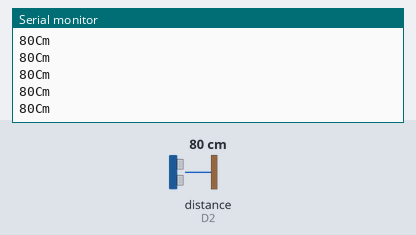
Bench run of a sketch on a simulated ESP8266 (NodeMCU). Shown: the last lines printed to the serial monitor. Wiring (inferred from the names in the program): ultrasonic range finder: trigger D1; echo D2. The inputs (shaded band) are chosen by the test bench; at power-on: distance to the obstacle (sensor on D2) 80 cm. The echo pulse lasts 58.3 µs per cm; WiFi joins after 1.5 s; servers stay silent unless stated.

Above: at 3.0 s.
3.1 s: distance to the obstacle (sensor on D2) set to 2 cm
At 3.18 s:
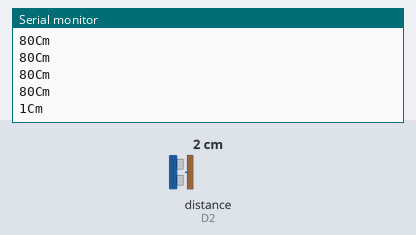
4.6 s: distance to the obstacle (sensor on D2) set to 4 cm
At 4.6 s:
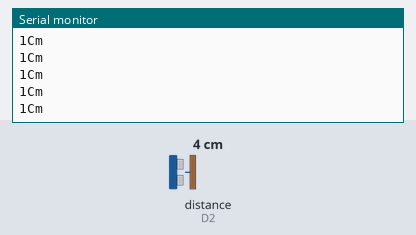
Timing chart, 0 to 7.6 s (numbered marks = the images above; inputs shaded):
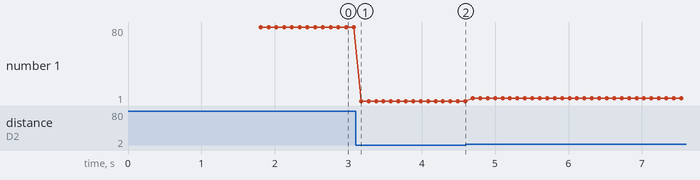

The sketch:

garbase_monitoring_thorugh_nodemuc.ino
```cpp
//----inculde the requried library---//
#define BLYNK_PRINT Serial
#include <ESP8266WiFi.h> ////---- Wifi module library---/
#include <BlynkSimpleEsp8266.h>  //--Blynk library---///
//----define triger and echo pin-----///
#define TRIGGERPIN D1
#define ECHOPIN    D2
//---- define token, ssid and password---////
char auth[] = "rjZZzaRHBZdJl-DTt9uM5nK0WOM9Vi0k";
char ssid[] = "noobwifi_wlink";
char pass[] = "12345zxcvb";

void setup()
{
  // Debug console
  Serial.begin(9600);
  pinMode(TRIGGERPIN, OUTPUT);
  pinMode(ECHOPIN, INPUT);
  Blynk.begin(auth, ssid, pass);
}

void loop()
{
  long duration, distance;
  digitalWrite(TRIGGERPIN, LOW);
  delayMicroseconds(3);
  digitalWrite(TRIGGERPIN, HIGH);
  delayMicroseconds(12);
  digitalWrite(TRIGGERPIN, LOW);
  duration = pulseIn(ECHOPIN, HIGH); /////---measure the duration or time period-------//
  distance = (duration / 2) / 29.1;  ///------convert duration to distance-----//
  Serial.print(distance);
  Serial.println("Cm");
  Blynk.virtualWrite(V5, distance);
//--threshold distance-------//
  if (distance <=10)
  {
    ///----notify user----//
    Blynk.virtualWrite(V3, 255);
    Blynk.notify("Empty your Dustbin!!");
  }
  delay(100);

}
```

Measured:
- after the input at 3.1 s, the serial monitor: prints a new line after 0.08 s (image 1)
- plotted number 1: 80 → 1 after the input at 3.1 s, 1 → 4 after the input at 4.6 s
